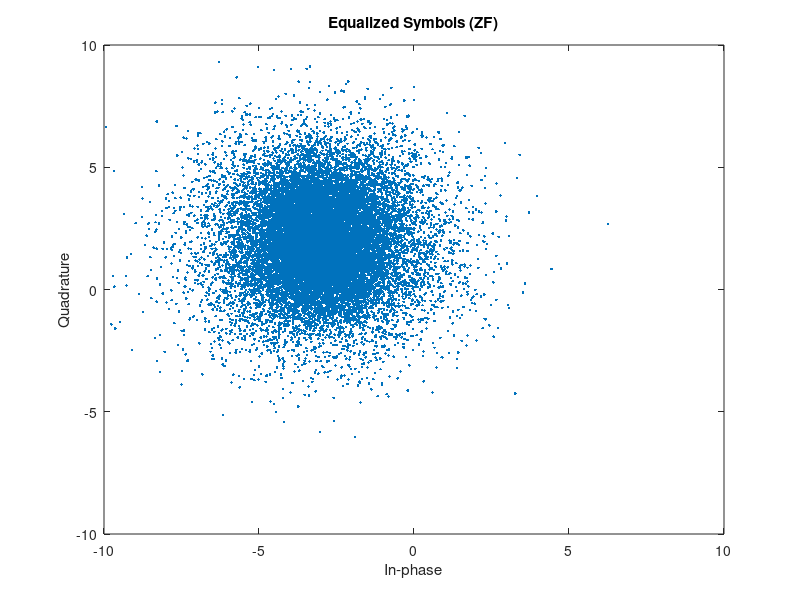
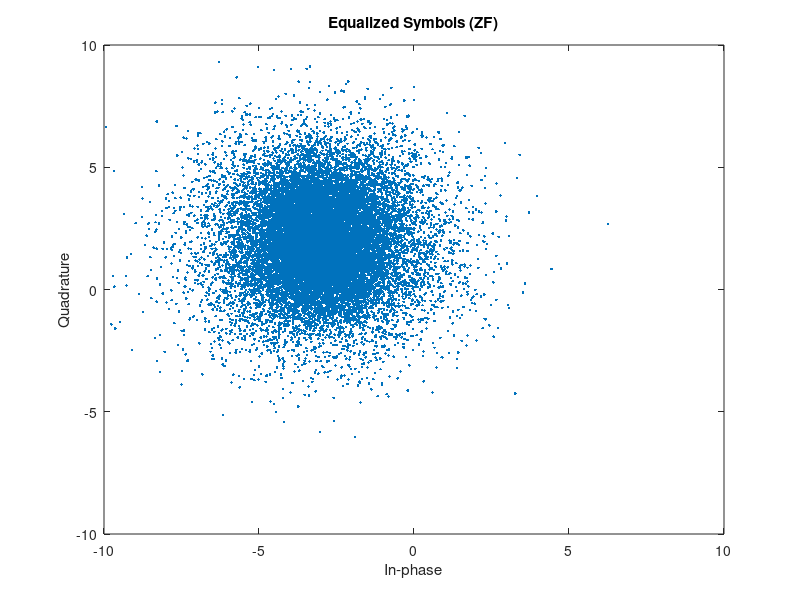
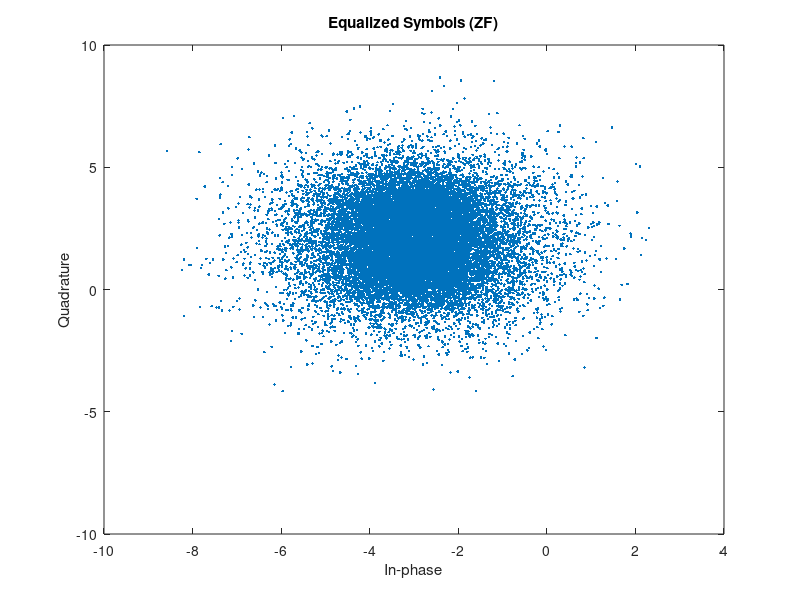
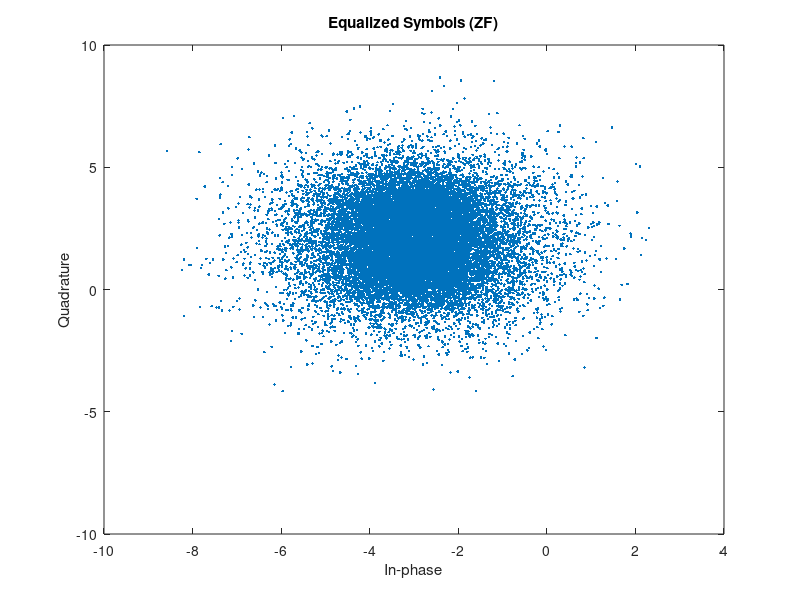

Here is the MATLAB script that generated these plots, in order:
% System parameters
Nt = 2; % number of transmit antennas
Nr = 2; % number of receive antennas
mod_order = 16; % modulation order (16-QAM)
SNR_dB = 0:2:20; % SNR range in dB
sim_len = 1e4; % simulation length

% Set the seed value for the random number generator
rng(0);

% Generate known data sequence
known_data = [1 0 1 0 1 0 1 0];

% Repeat data sequence for the duration of the simulation
tx_data = repmat(known_data, Nt, ceil(sim_len/length(known_data)));
tx_data = tx_data(:, 1:sim_len);

% Modulate data
tx_symbols = qammod(tx_data, mod_order);

% Create the Rayleigh fading channel matrix
H = (randn(Nr, Nt) + 1i*randn(Nr, Nt))/sqrt(2);

% Initialize mmse_ber array
mmse_ber = zeros(size(SNR_dB));

% Generate noise
for snr_idx = 1:length(SNR_dB)
SNR = 10^(SNR_dB(snr_idx)/10); % convert SNR from dB to linear scale
noise = sqrt(1/SNR)*randn(Nr, sim_len) + 1i*sqrt(1/SNR)*randn(Nr, sim_len);

% Add noise to the received signal
rx_signal = H*tx_symbols + noise;

% ZF equalization with perfect channel knowledge
zfeq = inv(H)*rx_signal;

% MMSE equalization with perfect channel knowledge
mmseq = inv(H'*H + eye(Nt)/SNR)*H'*rx_signal;

% Calculate bit error rate (BER) for ZF equalization
[~, zfeq_data] = min(abs(repmat(zfeq, [1 1 mod_order]) - repmat(reshape(qammod(0:mod_order-1, mod_order), [1 1 mod_order]), [Nr sim_len 1])), [], 3);
zfeq_ber(snr_idx) = sum(sum(zfeq_data ~= tx_data))/(Nt*sim_len);
zfeq_symbols = zfeq(:);
scatterplot(zfeq_symbols);
title('Equalized Symbols (ZF)');

% Calculate bit error rate (BER) for MMSE equalization and store the result in the mmse_ber array
[~, mmseq_data] = min(abs(repmat(mmseq, [1 1 mod_order]) - repmat(reshape(qammod(0:mod_order-1, mod_order), [1 1 mod_order]), [Nr sim_len 1])), [], 3);
mmse_ber(snr_idx) = sum(sum(mmseq_data ~= tx_data))/(Nt*sim_len);
zfeq_symbols = zfeq(:);
scatterplot(zfeq_symbols);
title('Equalized Symbols (ZF)');
end

% Plot BER vs SNR curves
figure;
semilogy(SNR_dB, zfeq_ber, '-o', 'LineWidth', 2); % plot ZF equalization BER vs. SNR curve
hold on;
semilogy(SNR_dB, mmse_ber, '-s', 'LineWidth', 2); % plot MMSE equalization BER vs. SNR curve
grid on;
xlabel('SNR (dB)');
ylabel('BER');
legend('ZF equalization', 'MMSE equalization');
title(sprintf('%d x %d MIMO System', Nt, Nr));
